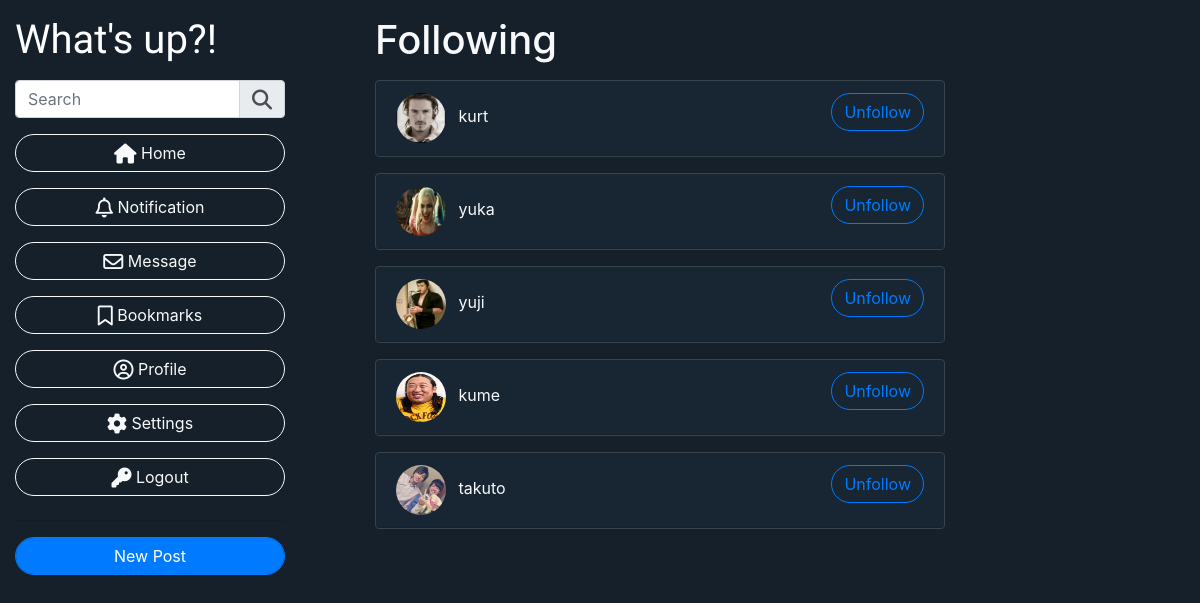
/my_following_list.php (signed in), run on the app's committed database.
### tables this page shows
CREATE TABLE `follow` (
  `follow_id` int(11) NOT NULL,
  `user_id` int(11) NOT NULL,
  `followed_user_id` int(11) NOT NULL
);

CREATE TABLE `users` (
  `user_id` int(11) NOT NULL,
  `username` varchar(100) NOT NULL,
  `icon` varchar(100) DEFAULT NULL,
  `bio` varchar(100) DEFAULT NULL,
  `location` varchar(100) DEFAULT NULL,
  `login_id` int(11) NOT NULL
);

### classes/Connection.php (called while the page is built, shortened)
<?php
    class Connection{
        private $servername = 'localhost';
        private $username = 'root';
        private $password = 'root';
        private $db_name = 'SNS';
        public function __construct()
        {
            $this->conn = new mysqli($this->servername,$this->username,$this->password,$this->db_name);
            if($this->conn->connect_error){
                die('error connecting to database'.$this->conn->connect_error);
            }else{
                return $this->conn;
            }
        }
    }
?>

### classes/SNS.php (called while the page is built, shortened)
<?php
    include 'Connection.php';
    class SNS extends Connection{
        function validateUserRelationship($user_id,$random_user_id){
            $sql = "SELECT * FROM follow WHERE user_id='$user_id' AND followed_user_id='$random_user_id'";
            $result = $this->conn->query($sql);
            if($result->num_rows==1){
                return "unfollow";
            }else{
                if($user_id == $random_user_id){
                    return FALSE;
                }else{
                    return "follow";
                }
            }
        }
        function displayFollowing($id){
            $sql = "SELECT * FROM follow INNER JOIN users ON follow.followed_user_id = users.user_id WHERE follow.user_id = '$id' AND follow.user_id != follow.followed_user_id";
            $result = $this->conn->query($sql);
            if($result->num_rows>0){
                $row = array();
                while($rows = $result->fetch_assoc()){
                    $row[] = $rows;
                }
                return $row;
            }else{
                return FALSE;
            }
        }
    }
?>

### my_following_list.php (the view, shortened to what this page needs)
<!doctype html>
<html lang="en">
    <head>
        <link rel="stylesheet" href="https://stackpath.bootstrapcdn.com/bootstrap/4.3.1/css/bootstrap.min.css">
  </head>
    <body style="background-color: rgb(21, 32, 42);">
        <div class="container-fluid mt-3">
            <div class="row">
                <?php include 'user_menu.php'; ?>
                <div class="following_list col-lg-6">
                    <h1 class="text-light">Following</h1>
                    <?php
                        $following_users_list = $SNS->displayFollowing($current_login_id);
                        foreach($following_users_list as $row):
                    ?>
                        <div class="card mt-3" style="background-color: rgb(25, 39, 52); border-color: rgb(55, 68, 76);">
                            <div class="card-header">
                                <div class="float-left">
                                    <a href="others_profile.php?user_id=<?php echo $row['user_id'] ?>" class="user_icon">
                                        <img src="uploads/<?php echo $row['icon'] ?>" alt="" class="rounded-circle mr-2" style="width: 50px; height: 50px;">
                                    </a>
                                    <a href="others_profile.php?user_id=<?php echo $row['user_id'] ?>" class="text-light">
                                        <?php echo $row['username'] ?>
                                    </a>
                                </div>
                                <?php
                                    $random_user_id = $row['user_id'];
                                    $rs = $SNS->validateUserRelationship($_SESSION['login_id'],$random_user_id);
                                    if($rs == 'unfollow'){
                                ?>
                                    <div class="float-right">
                                        <form action="action.php" method="post">
                                            <button type="submit" name="unfollow_in_myfollowing_list" class="btn btn-outline-primary" style="border-radius: 25px;">Unfollow</button>
                                        </form>
                                    </div>
                                <?php } ?>
                            </div>
                        </div>
                    <?php endforeach ?>
                </div>
            </div>
        </div>
    </body>
</html>

### my_following_list.php (style rules this page uses)
.following_list { position: relative; left: 360px; }

### data on the page
follow: users.icon (picture), users.username "kurt"
follow: users.icon (picture), users.username "yuka"
follow: users.icon (picture), users.username "yuji"
follow: users.icon (picture), users.username "kume"
follow: users.icon (picture), users.username "takuto"
